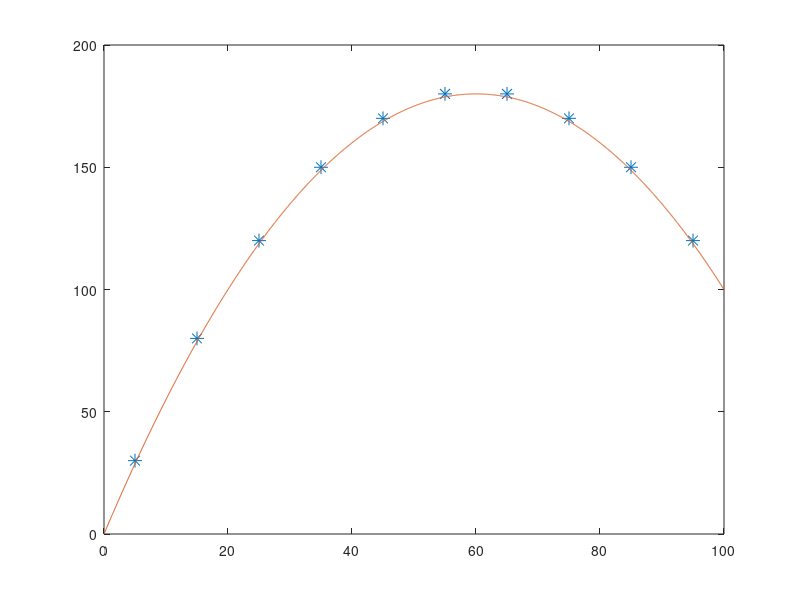

Here is the MATLAB script that generated this plot: (Note: this script raises an error after producing the figure.)
clc
clear all
close all
format short


%This program will solve 1D Heat Transfer through a bar

%inputs

T_A=0 ;%input('please specify the temperature at left \n')  %Bounndary condition
T_B=100; %input('please specify the temperature at Right \n')  %Boundary condition
k=100; %input('please specify the Conductivity \n')
node=10;  %input('please specify the number of nodes \n')
L=100; %input('please specify the Length  of the wire \n')
S=10; %input('Heat generation rate in the wire \n')

%properties

         d=(L./node); % length of each node
         D=k/d;
         A=0.1;
         V=A*d;

coe=zeros(node); %coeficient matrix

%solving to get the temperature at nodes
for n= 1:node

    if n==1



        a_L=0;
        a_R=D.*A;
        S_p=-2.*D.*A;
        S_u=T_A.*(2.*D.*A)+(S.*V);
        a_p=a_L+a_R-S_p;


        coe(n,n)=a_p;
        coe(n,n+1)=-a_R;

        ans(n,1)=S_u;

    elseif n==node


        a_R=0;
        a_L=D.*A;
        S_p=-2.*D.*A;
        S_u=T_B.*(2.*D.*A)+(S.*V);
        a_p=a_L+a_R-S_p;


        coe(n,n)=a_p;
        coe(n,n-1)=-a_L;
        ans(n,1)=S_u;

    elseif n>1 & n<node



            S_p=0;
            S_u=S.*V;
            a_R=A.*D;
            a_L=A.*D;
            a_p=a_L+a_R-S_p;

        coe(n,n-1)=-a_L;
        coe(n,n)=a_p;
        coe(n,n+1)=-a_R;

        ans(n,1)=S_u;

    end


end
Temperature_Dist=coe\ans;
% syms T [1 node]
z=1;
%%while z<=node
%    ch_Answer=num2str(Temperature_Dist(z)); %we nee d to change the  type of data to avoid error
%temperature=[T(z),'is',ch_Answer]; %How to show multiple variables in one line using disp
%disp (temperature)
%z=z+1;
%end

%plotting discrete points and analytical results for comparison
i=1;
x_value=zeros(node,1);
y_value=zeros(node,1);
while i<=node
    x1=(d./2)+(i-1).*(d);
    y1=Temperature_Dist(i);
    x_value(i)=x1;
    y_value(i)=y1;
    i=i+1;
end
    plot(x_value,y_value,'*','MarkerSize',10);
    hold on
    x=0:0.05:L;
    analytical_T=T_A+(x.*(T_B-T_A)./L)+(S.*x.*(L-x))./(2.*k);
    plot(x,analytical_T)


    %comparing the results
    i=1;
    matrix_of_analytical_T=zeros(node,1);
    while i<=node
        x=x_value(i);
         matrix_of_analytical_T(i)=T_A+(x.*(T_B-T_A)./L)+(S.*x.*(L-x))./(2.*k);
         i=i+1;
    end
    f= matrix_of_analytical_T;
    table(x_value, y_value, f,  (f-y_value).^2,'VariableNames',{'X','TEMP','Analytical_Temp','Square_of_ERROR'})
